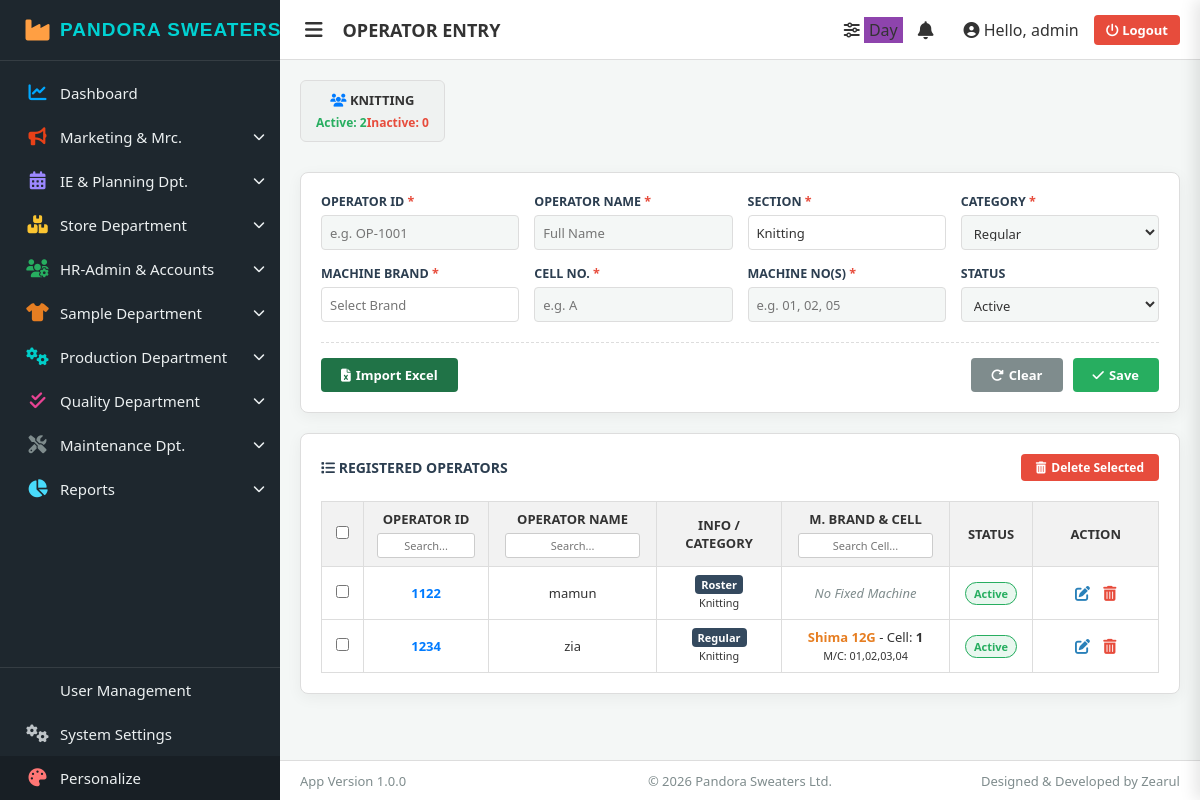
Page /hr-admin/operator-entry/ (signed in) on the committed database.
### core/models.py (models this page shows, shortened)
class AppSetting(models.Model):
    key = models.CharField(max_length=100, unique=True)
    value = models.TextField(blank=True, null=True)
    description = models.CharField(max_length=255, blank=True, null=True)

class Operator(models.Model):
    operator_id = models.CharField(max_length=50, unique=True)
    name = models.CharField(max_length=150)
    section = models.CharField(max_length=100, default='Knitting')
    category = models.CharField(max_length=50, default='Regular') # Regular, Roster, Extra
    machine_brand = models.CharField(max_length=100, blank=True, null=True)
    cell_no = models.CharField(max_length=50, blank=True, null=True)
    machine_no = models.TextField(blank=True, null=True) # Comma separated allowed
    is_active = models.BooleanField(default=True)
    created_at = models.DateTimeField(auto_now_add=True)

### core/views/operator_views.py (the view)
# urls.py: path('hr-admin/operator-entry/', operator_entry_view, name='operator_entry'),
@login_required(login_url='login')
def operator_entry_view(request):
    sec_setting = AppSetting.objects.filter(key='operator_sections').first()
    sections = [s.strip() for s in sec_setting.value.split(',')] if sec_setting else ['Knitting']
    brand_setting = AppSetting.objects.filter(key='machine_brands').first()
    brands = [b.strip() for b in brand_setting.value.split(',')] if brand_setting else ['Shima']
    operators = Operator.objects.all().order_by('operator_id') # A-Z Sorting
    summary = []
    for sec in sections:
        active = operators.filter(section=sec, is_active=True).count()
        inactive = operators.filter(section=sec, is_active=False).count()
        if active > 0 or inactive > 0:
            summary.append({'section': sec, 'active': active, 'inactive': inactive})
    context = {
        'operators': operators,
        'sections': sections,
        'sections_json': json.dumps(sections),
        'brands_json': json.dumps(brands),
        'summary': summary
    }
    return render(request, 'operator_entry.html', context)

### templates/operator_entry.html (shortened to what this page needs)
{% extends 'base.html' %}
{% block page_title %}OPERATOR ENTRY{% endblock %}
{% block content %}
{% if summary %}
<div class="summary-container">
    {% for s in summary %}
    <div class="summary-card">
        <h4><i class="fa-solid fa-users" style="color:#007bff;"></i> {{ s.section }}</h4>
        <div class="stats">
            <span class="act">Active: {{ s.active }}</span>
            <span class="inact">Inactive: {{ s.inactive }}</span>
        </div>
    </div>
    {% endfor %}
</div>
{% endif %}
<div class="entry-card">
    <div class="grid-row">
        <div class="form-group">
            <label>OPERATOR ID <span style="color:#e74c3c;">*</span></label>
            <input type="text" id="op_operator_id" class="form-control fast-nav" placeholder="e.g. OP-1001" autocomplete="off" autofocus>
        </div>
        <div class="form-group">
            <label>OPERATOR NAME <span style="color:#e74c3c;">*</span></label>
            <input type="text" id="op_name" class="form-control fast-nav" placeholder="Full Name" autocomplete="off" oninput="this.value=this.value.replace(/[^a-zA-Z\s.]/g,'')">
        </div>
        <div class="form-group autocomplete-wrapper">
            <label>SECTION <span style="color:#e74c3c;">*</span></label>
            <input type="text" id="op_section" class="form-control fast-nav" value="{{ sections.0 }}" placeholder="Select Section" readonly style="cursor:pointer; background:#fff;" onclick="showSections()" onfocus="showSections()">
        </div>
        <div class="form-group">
            <label>CATEGORY <span style="color:#e74c3c;">*</span></label>
            <select id="op_category" class="form-control fast-nav" onchange="toggleMachineFields()">
                <option value="Regular">Regular</option>
            </select>
        </div>
    </div>
    <div class="grid-row">
        <div class="form-group autocomplete-wrapper">
            <label>MACHINE BRAND <span id="star_machine" style="color:#e74c3c;">*</span></label>
            <input type="text" id="op_brand" class="form-control fast-nav" placeholder="Select Brand" readonly style="cursor:pointer; background:#fff;" onclick="showBrands()" onfocus="showBrands()">
        </div>
        <div class="form-group">
            <label>CELL NO. <span id="star_cell" style="color:#e74c3c;">*</span></label>
            <input type="text" id="op_cell" class="form-control fast-nav" placeholder="e.g. A" autocomplete="off">
        </div>
        <div class="form-group">
            <label>MACHINE NO(S) <span id="star_m_no" style="color:#e74c3c;">*</span></label>
            <input type="text" id="op_machine" class="form-control fast-nav" placeholder="e.g. 01, 02, 05" autocomplete="off">
        </div>
        <div class="form-group">
            <label>STATUS</label>
            <select id="op_status" class="form-control fast-nav">
                <option value="true">Active</option>
            </select>
        </div>
    </div>
    <div class="action-bar">
        <div>
            <button class="btn-action btn-excel" onclick="document.getElementById('excelFile').click()"><i class="fa-solid fa-file-excel"></i> Import Excel</button>
        </div>
        <div style="display:flex; gap:10px;">
            <button class="btn-action btn-clear" onclick="clearForm()"><i class="fa-solid fa-rotate-right"></i> Clear</button>
            <button class="btn-action btn-save" id="btnSave" onclick="saveOperator()"><i class="fa-solid fa-check"></i> Save</button>
        </div>
    </div>
</div>
<div class="entry-card">
    <div style="display:flex; justify-content:space-between; align-items:center; margin-bottom: 10px;">
        <span style="font-weight: bold; font-size: 14px; color: #2c3e50;"><i class="fa-solid fa-list"></i> REGISTERED OPERATORS</span>
        <button class="btn-action btn-danger" style="padding: 5px 15px; font-size:12px;" onclick="confirmBulkDelete()"><i class="fa-solid fa-trash-can"></i> Delete Selected</button>
    </div>
    <div style="overflow-x: auto; max-height: 500px;">
        <table id="operatorTable">
            <thead style="position: sticky; top: 0; z-index: 10;">
                <tr>
                    <th width="5%"><input type="checkbox" id="selectAll" onchange="toggleAll(this)"></th>
                    <th width="15%">OPERATOR ID<br><input type="text" class="filter-input" placeholder="Search..." onkeyup="filterTable(1, this.value)"></th>
                    <th width="20%">OPERATOR NAME<br><input type="text" class="filter-input" placeholder="Search..." onkeyup="filterTable(2, this.value)"></th>
                    <th width="15%">INFO / CATEGORY</th>
                    <th width="20%">M. BRAND & CELL<br><input type="text" class="filter-input" placeholder="Search Cell..." onkeyup="filterTable(4, this.value)"></th>
                    <th width="10%">STATUS</th>
                    <th width="15%">ACTION</th>
                </tr>
            </thead>
            <tbody>
                {% for op in operators %}
                <tr class="data-row">
                    <td><input type="checkbox" class="row-check" value="{{ op.id }}"></td>
                    <td style="font-weight: bold; color: #007bff;">{{ op.operator_id }}</td>
                    <td>{{ op.name }}</td>
                    <td><span class="cat-badge">{{ op.category }}</span><br><small>{{ op.section }}</small></td>
                    <td>
                        {% if op.section|lower == 'knitting' and op.category == 'Regular' %}
                            <b style="color:#e67e22;">{{ op.machine_brand }}</b> - Cell: <b>{{ op.cell_no }}</b><br>
                            <small>M/C: {{ op.machine_no }}</small>
                        {% else %}
                            <span style="color:#7f8c8d; font-style:italic;">No Fixed Machine</span>
                        {% endif %}
                    </td>
                    <td>{% if op.is_active %}<span class="status-badge status-active">Active</span>{% else %}<span class="status-badge status-inactive">Inactive</span>{% endif %}</td>
                    <td>
                        <button class="btn-icon btn-edit" onclick="editOperator('{{ op.id }}', '{{ op.operator_id|escapejs }}', '{{ op.name|escapejs }}', '{{ op.section|escapejs }}', '{{ op.category }}', '{{ op.machine_brand|escapejs }}', '{{ op.cell_no|escapejs }}', '{{ op.machine_no|escapejs }}', '{{ op.is_active|lower }}')"><i class="fa-solid fa-pen-to-square"></i></button>
                        <button class="btn-icon btn-del" onclick="deleteOperator('{{ op.id }}', '{{ op.name|escapejs }}')"><i class="fa-solid fa-trash-can"></i></button>
                    </td>
                </tr>
                {% empty %}
                <tr id="noDataRow"><td colspan="7" style="color: #7f8c8d; font-style: italic;">No operators found.</td></tr>
                {% endfor %}
            </tbody>
        </table>
    </div>
</div>
{% endblock %}

### templates/base.html (shortened to what this page needs)
<!DOCTYPE html>
<html lang="en">
<head>
    <link rel="stylesheet" href="https://cdn.jsdelivr.net/npm/@fortawesome/fontawesome-free@6.4.2/css/all.min.css">
</head>
<body id="app-body">
    <div class="sidebar" id="app-sidebar">
        <div class="brand">
            <i class="fa-solid fa-industry" style="color: #ff9f43; min-width: 45px; text-align: center; font-size: 24px;"></i>
            <span class="brand-text">{{ factory_name|default:"Smart Factory" }}</span>
        </div>
        <a href="{% url 'dashboard' %}" class="nav-item">
            <div class="nav-item-left"><i class="fa-solid fa-chart-line icon" style="color: #00a8ff;"></i> <span>Dashboard</span></div>
        </a>
        <div class="nav-item" onclick="toggleSubmenu(this)">
            <div class="nav-item-left"><i class="fa-solid fa-bullhorn icon" style="color: #e84118;"></i> <span>Marketing & Mrc.</span></div>
            <i class="fa-solid fa-chevron-down arrow"></i>
        </div>
        <div class="nav-item" onclick="toggleSubmenu(this)">
            <div class="nav-item-left"><i class="fa-solid fa-calendar-days icon" style="color: #9c88ff;"></i> <span>IE & Planning Dpt.</span></div>
            <i class="fa-solid fa-chevron-down arrow"></i>
        </div>
        <div class="nav-item" onclick="toggleSubmenu(this)">
            <div class="nav-item-left"><i class="fa-solid fa-boxes-stacked icon" style="color: #fbc531;"></i> <span>Store Department</span></div>
            <i class="fa-solid fa-chevron-down arrow"></i>
        </div>
        <div class="nav-item" onclick="toggleSubmenu(this)">
            <div class="nav-item-left"><i class="fa-solid fa-users-cog icon" style="color: #27ae60;"></i> <span>HR-Admin & Accounts</span></div>
            <i class="fa-solid fa-chevron-down arrow"></i>
        </div>
        <div class="nav-item" onclick="toggleSubmenu(this)">
            <div class="nav-item-left"><i class="fa-solid fa-shirt icon" style="color: #e67e22;"></i> <span>Sample Department</span></div>
            <i class="fa-solid fa-chevron-down arrow"></i>
        </div>
        <div class="nav-item" onclick="toggleSubmenu(this)">
            <div class="nav-item-left"><i class="fa-solid fa-cogs icon" style="color: #00cec9;"></i> <span>Production Department</span></div>
            <i class="fa-solid fa-chevron-down arrow"></i>
        </div>
        <div class="nav-item" onclick="toggleSubmenu(this)">
            <div class="nav-item-left"><i class="fa-solid fa-check-double icon" style="color: #e84393;"></i> <span>Quality Department</span></div>
            <i class="fa-solid fa-chevron-down arrow"></i>
        </div>
        <div class="nav-item" onclick="toggleSubmenu(this)">
            <div class="nav-item-left"><i class="fa-solid fa-screwdriver-wrench icon" style="color: #7f8c8d;"></i> <span>Maintenance Dpt.</span></div>
            <i class="fa-solid fa-chevron-down arrow"></i>
        </div>
        <div class="nav-item" onclick="toggleSubmenu(this)">
            <div class="nav-item-left"><i class="fa-solid fa-chart-pie icon" style="color: #48dbfb;"></i> <span>Reports</span></div>
            <i class="fa-solid fa-chevron-down arrow"></i>
        </div>
        <div class="spacer"></div>
        {% if request.user.is_superuser %}
        <a href="{% url 'user_management' %}" class="nav-item" style="border-top: 1px solid rgba(255,255,255,0.1);">
            <div class="nav-item-left"> <span>User Management</span></div>
        </a>
        <a href="{% url 'system_settings' %}" class="nav-item">
            <div class="nav-item-left"><i class="fa-solid fa-gears icon" style="color: #bdc3c7;"></i> <span>System Settings</span></div>
        </a>
        {% endif %}
        <div class="nav-item" onclick="toggleThemePanel()" style="background: rgba(0,0,0,0.2);">
            <div class="nav-item-left"><i class="fa-solid fa-palette icon" style="color: #ff7675;"></i> <span>Personalize</span></div>
        </div>
    </div>
    <div class="main-wrapper">
        <div class="topbar">
            <div class="topbar-left">
                <button class="toggle-sidebar-btn" onclick="toggleSidebar(event)"><i class="fa-solid fa-bars"></i></button>
                <div class="topbar-title">{% block page_title %}Dashboard{% endblock %}</div>
            </div>
            <div class="user-info">
            <div class="header-icon" onclick="toggleShiftMenu()" title="Set Custom Menu" style="position: relative;">
                <i class="fa-solid fa-sliders"></i>
                <span class="badge" id="currentShiftBadge" style="background:#8e44ad; right: -15px; top: -5px; padding: 2px 5px;">Day</span>
            </div>
            <div style="position: relative; cursor: pointer; margin-right: 15px; font-size: 18px;" id="notifBtn" onclick="toggleNotifMenu(event)">
                <i class="fa-solid fa-bell"></i>
            </div>
                <span><i class="fa-solid fa-circle-user"></i> Hello, {{ request.user.first_name|default:request.user.username }}</span>
                <a href="{% url 'logout' %}" class="logout-btn"><i class="fa-solid fa-power-off"></i> Logout</a>
            </div>
        </div>
        <div class="content-area" id="main-content" onclick="autoHideSidebar()">
            {% block content %}{% endblock %}
        </div>
        <div class="app-footer">
            <div style="flex:1; text-align:left;">App {{ app_version }}</div>
            <div style="flex:1; text-align:center;">{{ copyright_text }}</div>
            <div style="flex:1; text-align:right;">{{ developer_credit }}</div>
        </div>
    </div>
</body>
</html>

### rows in the picture
AppSetting: value "PANDORA SWEATERS…"
Operator: operator_id "1122", name "mamun", category "Roster", section "Knitting", shows "No Fixed Machine", is_active "Active"
Operator: operator_id "1234", name "zia", category "Regular", section "Knitting", machine_brand "Shima 12G", cell_no "1", machine_no "01,02,03,04", is_active "Active"
AppSetting: value "Version 1.0.0"
AppSetting: value "© 2026 Pandora Sweaters Ltd."
AppSetting: value "Designed & Developed by Zearul"

### other values in the picture
{{ request.user.first_name|default:request.user.username }} "admin"
{{ s.section }} "KNITTING"
{{ s.active }} "2"
{{ s.inactive }} "0"
